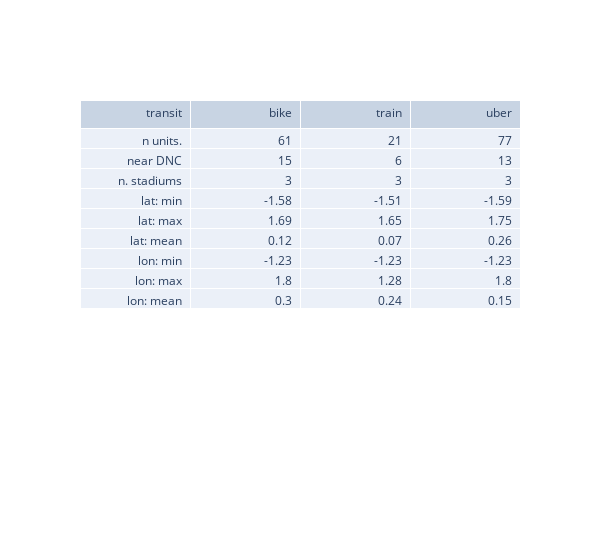

Source (notebook cell):
### Code cell
plot_data = spacelike_stats(tract_panel)

fig = go.Figure(data=[go.Table(
    header=dict(values=['transit'] + list(plot_data.columns),
                align='right'),
    cells=dict(values=[plot_data.index, plot_data.bike, plot_data.train, plot_data.uber],
               align='right'))
])
fig.update_layout(width=600)

### Figure 1 — Plotly figure (JSON) as saved in the notebook; plotly's stock layout.template omitted (floating-point values rounded to 4 significant figures)
{"data": [{"cells": {"align": "right", "values": [["n units.", "near DNC", "n. stadiums", "lat: min", "lat: max", "lat: mean", "lon: min", "lon: max", "lon: mean"], [61, 15, 3, -1.58, 1.69, 0.12, -1.23, 1.8, 0.3], [21, 6, 3, -1.51, 1.65, 0.07, -1.23, 1.28, 0.24], [77, 13, 3, -1.59, 1.75, 0.26, -1.23, 1.8, 0.15]]}, "header": {"align": "right", "values": ["transit", "bike", "train", "uber"]}, "type": "table"}], "layout": {"width": 600}}
